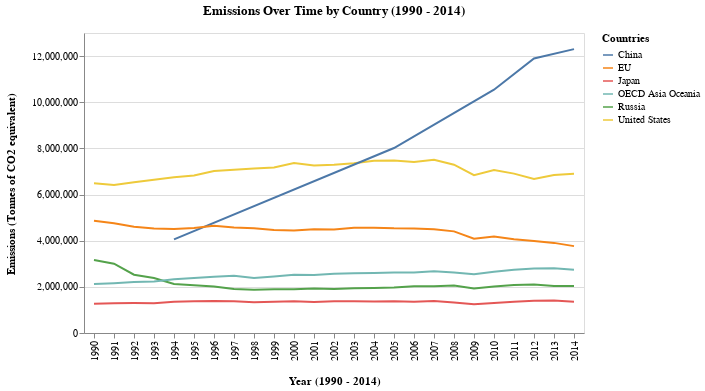

Notebook code cell kept with this figure:
### Code cell
# Clear Line Graph

import altair as alt
import pandas as pd
data = pd.read_csv("https://drive.google.com/uc?id=1veeMj8U7yRNUbz7EBG0p2oPJ91fwcFzJ")
alt.renderers.enable('default')

data_line = data[['Country', 'Year', 'Value']]
selected_countries = ['European Union – 27 countries (from 01/02/2020)', 'United States', 'Russia', "China (People's Republic of)", 'Japan','OECD Asia Oceania']
data_line = data[data['Country'].isin(selected_countries)]
data_line = data[(data['Country'].isin(selected_countries)) & (data['Year'] <= 2014)].copy()

data_line['Year'] = data_line['Year'].astype(int)


# Create a line chart using the filtered data
data_line['LegendLabel'] = data_line['Country'].replace({
    'European Union – 27 countries (from 01/02/2020)': 'EU',
    "China (People's Republic of)": 'China'
})

# Create a line chart using the filtered data
chart = alt.Chart(data_line).mark_line().encode(
    x = alt.X('Year:O', title='Year (1990 - 2014)'),
    y = alt.Y('Value', title='Emissions (Tonnes of CO2 equivalent)'),
    color = alt.Color('LegendLabel:N', title = 'Countries'),
    tooltip=['Country', 'Year', 'Value']
).properties(
    title = {'text': 'Emissions Over Time by Country (1990 - 2014)', 'offset': 15}
).configure_axis(
    titlePadding = 15
)
chart

### Figure 1 — Vega-Lite specification as saved in the notebook (floating-point values rounded to 4 significant figures; data arrays with more than 128 entries replaced by an {"elided": "..."} marker saying what was removed)
{"config": {"view": {"continuousWidth": 400, "continuousHeight": 300}, "axis": {"titlePadding": 15}}, "data": {"name": "data-29ba2917c014fd57911240a50a83b056"}, "mark": "line", "encoding": {"color": {"field": "LegendLabel", "title": "Countries", "type": "nominal"}, "tooltip": [{"field": "Country", "type": "nominal"}, {"field": "Year", "type": "quantitative"}, {"field": "Value", "type": "quantitative"}], "x": {"field": "Year", "title": "Year (1990 - 2014)", "type": "ordinal"}, "y": {"field": "Value", "title": "Emissions (Tonnes of CO2 equivalent)", "type": "quantitative"}}, "title": {"text": "Emissions Over Time by Country (1990 - 2014)", "offset": 15}, "$schema": "https://vega.github.io/schema/vega-lite/v4.17.0.json", "datasets": {"data-29ba2917c014fd57911240a50a83b056": {"elided": "130 records"}}}
